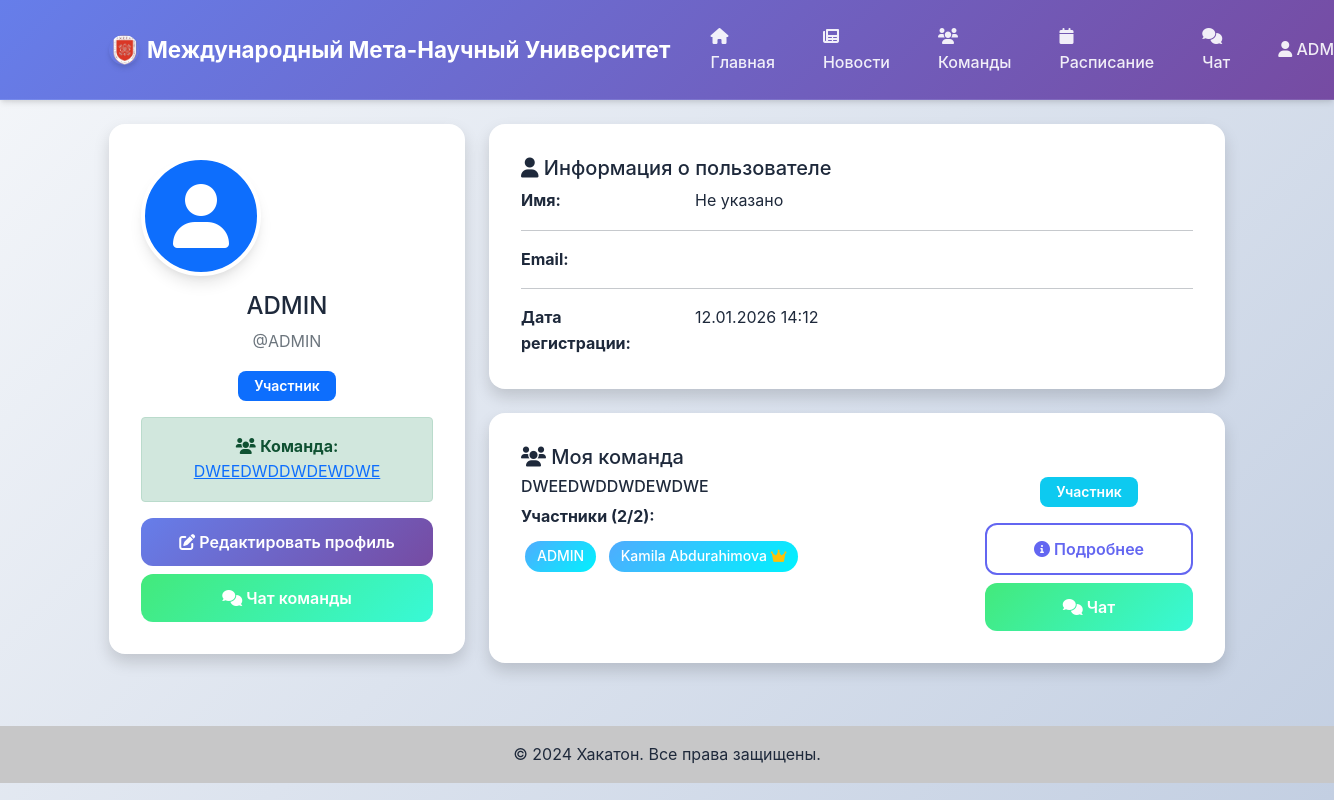
/accounts/profile/ (signed in), run on an earlier commit of the app's database.
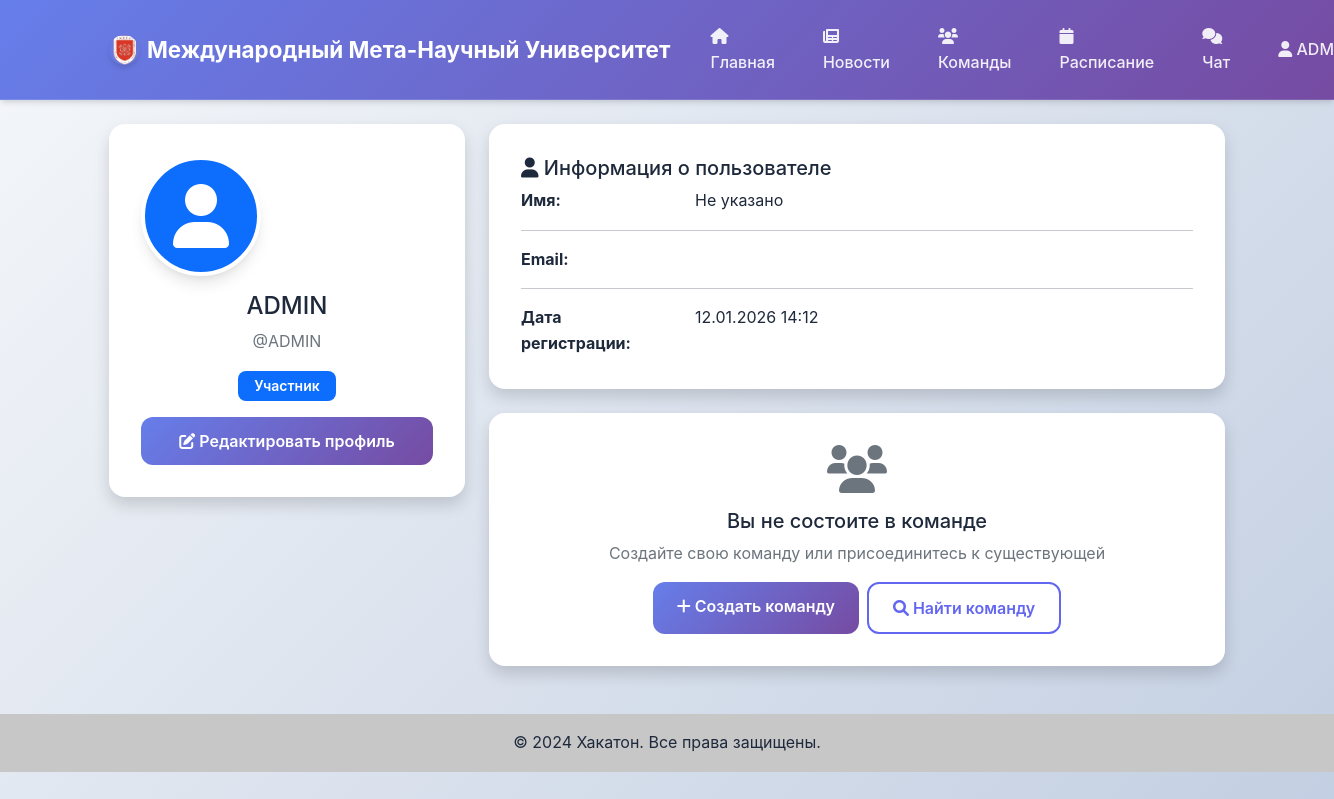
And on a later commit of the database.
### accounts/models.py (models this page shows, shortened)
class User(AbstractUser):
    ROLE_CHOICES = [
        ('participant', 'Участник'),
        ('admin', 'Администратор'),
    ]
    role = models.CharField(max_length=20, choices=ROLE_CHOICES, default='participant')
    skills = models.TextField(blank=True, help_text="Навыки через запятую")
    about = models.TextField(blank=True, help_text="О себе")
    team = models.ForeignKey('teams.Team', on_delete=models.SET_NULL, null=True, blank=True, related_name='members')
    created_at = models.DateTimeField(auto_now_add=True)

### teams/models.py (models this page shows, shortened)
class Team(models.Model):
    id = models.AutoField(primary_key=True)
    name = models.CharField(max_length=100, unique=True)
    description = models.TextField(blank=True)
    leader = models.ForeignKey(settings.AUTH_USER_MODEL, on_delete=models.CASCADE, related_name='led_teams')
    max_members = models.IntegerField(default=4)
    created_at = models.DateTimeField(auto_now_add=True)
    is_active = models.BooleanField(default=True)
    def member_count(self):
        return self.members.count()

### accounts/views.py (the view)
# urls.py: path('profile/', views.ProfileView.as_view(), name='profile'),
class ProfileView(LoginRequiredMixin, DetailView):
    model = User
    template_name = 'accounts/profile.html'
    context_object_name = 'user_profile'
    def get_object(self):
        return get_object_or_404(User, username=self.request.user.username)

### templates/accounts/profile.html (shortened to what the changed rows need)
{% extends 'base.html' %}
{% load static %}
{% load news_filters %}
{% block content %}
<div class="row">
    <div class="col-md-4">
        <div class="card shadow mb-4">
            <div class="card-body text-center">
                {% if user_profile.profile.avatar %}
                    <img src="{{ user_profile.profile.avatar.url }}" alt="Аватар" class="profile-avatar mb-3">
                {% else %}
                    <div class="profile-avatar mb-3 d-flex align-items-center justify-content-center bg-primary text-white">
                        <i class="fas fa-user fa-4x"></i>
                    </div>
                {% endif %}
                <h4>{{ user_profile.get_full_name|default:user_profile.username }}</h4>
                <p class="text-muted">@{{ user_profile.username }}</p>
                <div class="mb-3">
                    {% if user_profile.role == 'admin' %}
                        <span class="badge bg-danger">
                    {% else %}
                        <span class="badge bg-primary">
                    {% endif %}
                        {{ user_profile.get_role_display }}
                    </span>
                </div>
                {% if user_profile.team %}
                    <div class="alert alert-success">
                        <i class="fas fa-users"></i>
                        <strong>Команда:</strong>
                        <a href="{% url 'teams:detail' user_profile.team.pk %}">{{ user_profile.team.name }}</a>
                    </div>
                {% endif %}
                <div class="d-grid gap-2">
                    <a href="{% url 'accounts:profile_edit' %}" class="btn btn-primary">
                        <i class="fas fa-edit"></i> Редактировать профиль
                    </a>
                    {% if user_profile.team %}
                        <a href="{% url 'chat:team_chat' user_profile.team.pk %}" class="btn btn-success">
                            <i class="fas fa-comments"></i> Чат команды
                        </a>
                    {% endif %}
                </div>
            </div>
        </div>
    </div>
    <div class="col-md-8">
        <div class="card shadow mb-4">
            <div class="card-body">
                <div class="row">
                    <div class="col-sm-3"><strong>Имя:</strong></div>
                    <div class="col-sm-9">{{ user_profile.get_full_name|default:'Не указано' }}</div>
                </div>
                <div class="row">
                    <div class="col-sm-3"><strong>Дата регистрации:</strong></div>
                    <div class="col-sm-9">{{ user_profile.created_at|date:"d.m.Y H:i" }}</div>
                </div>
            </div>
        </div>
        {% if user_profile.team %}
            <div class="card shadow">
                <div class="card-body">
                    <h5 class="card-title">
                        <i class="fas fa-users"></i> Моя команда
                    </h5>
                    <div class="row">
                        <div class="col-md-8">
                            <h6>{{ user_profile.team.name }}</h6>
                            <div class="mb-3">
                                <strong>Участники ({{ user_profile.team.member_count }}/{{ user_profile.team.max_members }}):</strong>
                                <div class="team-members mt-2">
                                    {% for member in user_profile.team.members.all %}
                                        <span class="member-badge">
                                            {{ member.get_full_name|default:member.username }}
                                            {% if member == user_profile.team.leader %}
                                                <i class="fas fa-crown text-warning" title="Лидер"></i>
                                            {% endif %}
                                        </span>
                                    {% endfor %}
                                </div>
                            </div>
                        </div>
                        <div class="col-md-4 text-center">
                            <div class="mb-3">
                                {% if user_profile.team.leader == user_profile %}
                                    <span class="badge bg-warning text-dark">Лидер команды</span>
                                {% else %}
                                    <span class="badge bg-info">Участник</span>
                                {% endif %}
                            </div>
                            <div class="d-grid gap-2">
                                <a href="{% url 'teams:detail' user_profile.team.pk %}" class="btn btn-outline-primary">
                                    <i class="fas fa-info-circle"></i> Подробнее
                                </a>
                                <a href="{% url 'chat:team_chat' user_profile.team.pk %}" class="btn btn-success">
                                    <i class="fas fa-comments"></i> Чат
                                </a>
                            </div>
                        </div>
                    </div>
                </div>
            </div>
        {% else %}
            <div class="card shadow">
                <div class="card-body text-center">
                    <i class="fas fa-users fa-3x text-muted mb-3"></i>
                    <h5>Вы не состоите в команде</h5>
                    <p class="text-muted">Создайте свою команду или присоединитесь к существующей</p>
                    <div class="d-grid gap-2 d-md-flex justify-content-md-center">
                        <a href="{% url 'teams:create' %}" class="btn btn-primary">
                            <i class="fas fa-plus"></i> Создать команду
                        </a>
                        <a href="{% url 'teams:list' %}" class="btn btn-outline-primary">
                            <i class="fas fa-search"></i> Найти команду
                        </a>
                    </div>
                </div>
            </div>
        {% endif %}
    </div>
</div>
{% endblock %}

### templates/base.html (shortened to what this page needs)
<!DOCTYPE html>
<html lang="ru">
<head>
    <link href="https://cdn.jsdelivr.net/npm/bootstrap@5.1.3/dist/css/bootstrap.min.css" rel="stylesheet">
    <link href="https://cdnjs.cloudflare.com/ajax/libs/font-awesome/6.0.0/css/all.min.css" rel="stylesheet">
    {% load static %}
    <link href="{% static 'css/style.css' %}" rel="stylesheet">
</head>
<body>
    <nav class="navbar navbar-expand-lg navbar-dark bg-primary">
        <div class="container">
            <a class="navbar-brand" href="{% url 'news:home' %}">
                <img src="{% static 'images/university-logo.png' %}" alt="Логотип" width="30" height="30" class="d-inline-block align-text-top me-2">
                Международный Мета-Научный Университет
            </a>
            <div class="collapse navbar-collapse" id="navbarNav">
                <ul class="navbar-nav me-auto">
                    <li class="nav-item">
                        <a class="nav-link" href="{% url 'news:home' %}">
                            <i class="fas fa-home"></i> Главная
                        </a>
                    </li>
                    <li class="nav-item">
                        <a class="nav-link" href="{% url 'news:list' %}">
                            <i class="fas fa-newspaper"></i> Новости
                        </a>
                    </li>
                    <li class="nav-item">
                        <a class="nav-link" href="{% url 'teams:list' %}">
                            <i class="fas fa-users"></i> Команды
                        </a>
                    </li>
                    <li class="nav-item">
                        <a class="nav-link" href="{% url 'news:schedule' %}">
                            <i class="fas fa-calendar"></i> Расписание
                        </a>
                    </li>
                    {% if user.is_authenticated %}
                        <li class="nav-item">
                            <a class="nav-link" href="{% url 'chat:list' %}">
                                <i class="fas fa-comments"></i> Чат
                            </a>
                        </li>
                    {% endif %}
                </ul>
                <ul class="navbar-nav">
                    {% if user.is_authenticated %}
                        <li class="nav-item dropdown">
                            <a class="nav-link dropdown-toggle" href="#" id="navbarDropdown" role="button" data-bs-toggle="dropdown">
                                <i class="fas fa-user"></i> {{ user.username }}
                            </a>
                        </li>
                    {% endif %}
                </ul>
            </div>
        </div>
    </nav>
    <main class="container mt-4">
        {% block content %}
        {% endblock %}
    </main>
    <footer class="bg-light text-center text-lg-start mt-5">
        <div class="text-center p-3" style="background-color: rgba(0, 0, 0, 0.2);">
            © 2024 Хакатон. Все права защищены.
        </div>
    </footer>
</body>
</html>

What changed in the data, as far as the page shows it:
no longer on one of the page's lists (row edited): User: get_full_name "ADMIN"
removed User: get_full_name "Kamila Abdurahimova"
changed User "ADMIN": team_id 3 → empty (drawn); team.name "DWEEDWDDWDEWDWE" → (not shown); team.member_count "2" → (not shown); team.max_members "2" → (not shown)
Also different on the page:
text no longer shown: "Команда: Чат команды Моя команда Участники ( / ): Участник Подробнее Чат"
text now shown: "Вы не состоите в команде Создайте свою команду или присоединитесь к существующей Создать команду Найти команду"
